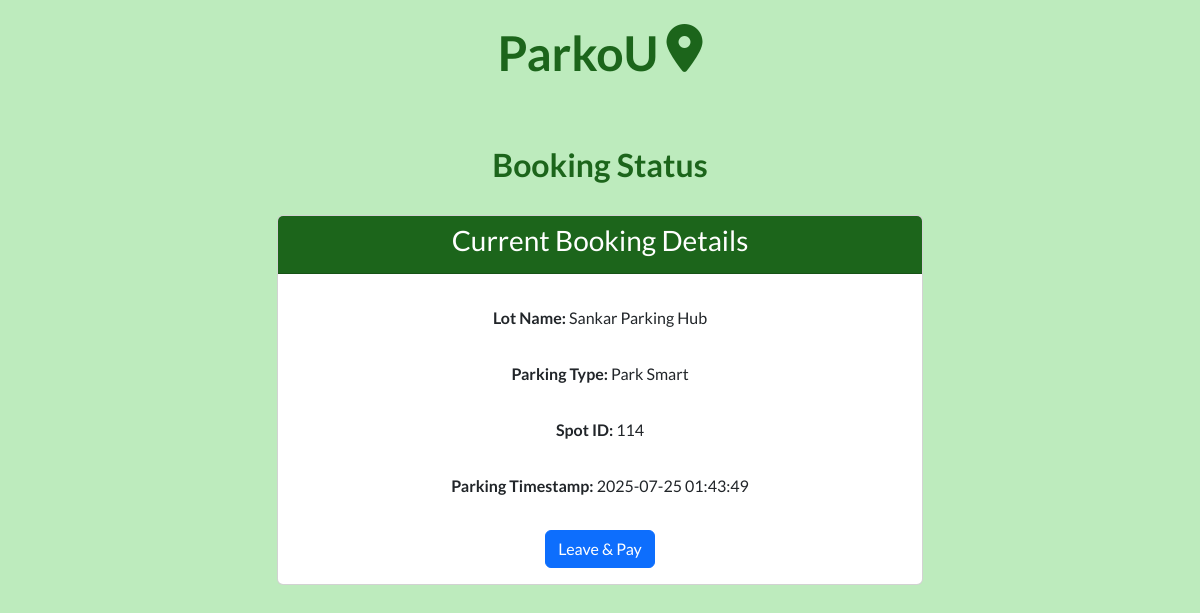
Screenshot of /booking/status/5 (signed in) with the database file from the repository.
### models/models.py (models this page shows)
class ParkingLot(db.Model):
    __tablename__ = "parkinglot"
    id = db.Column(db.Integer, primary_key = True)
    lotName = db.Column(db.String(128), nullable = False)
    locationName = db.Column(db.String(128))
    address = db.Column(db.String(512), unique = True, nullable = False)
    pincode = db.Column(db.String(128), unique = True, nullable = False)
    parkLiteCount = db.Column(db.Integer)
    parkSmartCount = db.Column(db.Integer)
    parkProCount = db.Column(db.Integer)
    ratings = db.Column(db.Numeric(3,1), default = 0.0, nullable = False)
    parkingspot = db.relationship('ParkingSpot', cascade = "all, delete", passive_deletes = True, back_populates = 'parkinglot')

class Reservation(db.Model):
    __tablename__ = "reservation"
    id = db.Column(db.Integer, primary_key = True)
    spotId = db.Column(db.Integer, db.ForeignKey("parkingspot.id", ondelete = "CASCADE"), nullable = False)
    userId = db.Column(db.Integer, db.ForeignKey("user.id", ondelete = "CASCADE"),  nullable = False)
    parkingType = db.Column(db.Integer, nullable = False)
    parkingTimestamp = db.Column(db.String(128))
    leavingTimestamp = db.Column(db.String(128))
    parkingCost = db.Column(db.Integer)
    ratings = db.Column(db.Integer)
    user = db.relationship('User', back_populates='reservation')
    parkingspot = db.relationship('ParkingSpot', back_populates='reservation')

### controllers/routes.py (the view, shortened to what this page needs)
@app.route('/booking/status/<int:reservation_id>', methods = ['GET', 'POST'])
@auth_required
def booking_status(reservation_id):
    reservation = Reservation.query.get_or_404(reservation_id)
    if request.method == 'GET':
        if reservation.parkingType == 1:
                reservation.parkingTypeName = "Park Lite"
        elif reservation.parkingType == 2:
            reservation.parkingTypeName = "Park Smart"
        elif reservation.parkingType == 3:
            reservation.parkingTypeName = "Park Pro"
        else:
            reservation.parkingTypeName = "Unknown"
        return render_template('/after_login_part/user_side/booking_status.html', reservation=reservation )

### controllers/routes.py (called while the page is built)
def auth_required(func):
    @wraps(func)
    def inner(*args,**kwargs):
        if 'user_id' not in session:
            flash("Please log in to continue")
            return redirect(url_for('login_page'))
        return func(*args,**kwargs)
    return inner

### templates/after_login_part/user_side/booking_status.html (shortened to what this page needs)
{% extends 'base.html' %}
{% block stylesheet %}
<link rel="stylesheet" href="/static/css/after_login/user_side/booking_status.css">
{% endblock %}
{% block content %}
<header>
    <div class="brand-heading">
        <h1>ParkoU</h1>
        <i class="fa-solid fa-location-dot"></i>
    </div>
</header>
<main>
    <div class="container">
        <h4 id="page-heading">Booking Status</h4>
        <div class="card-container">
            <div class="card">
                <div class="card-header">
                    <h3>Current Booking Details</h3>
                </div>
                <div class="card-body">
                    <div class="reservation-details">
                        <p><strong>Lot Name:</strong> {{ reservation.parkingspot.parkinglot.lotName }}</p>
                    </div>
                    <div class="reservation-details">
                        <p><strong>Parking Type:</strong> {{ reservation.parkingTypeName }}</p>
                    </div>
                    <div class="reservation-details">
                        <p><strong>Spot ID:</strong> {{ reservation.spotId }}</p>
                    </div>
                    <div class="reservation-details">
                        <p><strong>Parking Timestamp:</strong> {{ reservation.parkingTimestamp }}</p>
                    </div>
                    <div class="reservation-details">
                        <form action="{{ url_for('booking_status', reservation_id=reservation.id) }}" method="post" onsubmit="return confirm('Are you leaving?');">
                            <button type="submit" class="btn btn-primary">Leave & Pay</button>
                        </form>
                    </div>
                </div>
            </div>
        </div>
    </div>
</main>
{% endblock %}

### static/css/after_login/user_side/booking_status.css (style rules this page uses)
:root { --primary-color: #6366f1; --accent-color: #3f83f8; --text-color: #333; --link-color: #fff; --background-color: rgb(189, 235, 189); --light-grey: #f0f0f0; --grey: #808080; --dark-grey: #555; }
* { margin: 0; padding: 0; box-sizing: border-box; font-family: "Lato", sans-serif; text-decoration: none; }
body { height: 35rem; background-color: rgb(189, 235, 189); }
.brand-heading { margin: 2vw auto; color: #1C651B; font-size: 3rem; display: flex; justify-content: center; align-items: flex-start; flex-wrap: nowrap; gap: 0.5rem; }
.brand-heading h1 { color: #1C651B; font-size: 3rem; font-weight: 600; }
.container { display: flex; flex-direction: column; align-items: center; justify-content: center; height: 100%; padding: 2rem; }
#page-heading { color: #1C651B; font-weight: 600; text-align: center; margin-bottom: 1rem; font-size: 2rem; }
.card-container { display: flex; flex-direction: column; align-items: center; justify-content: center; gap: 1rem; height: 50vh; width: 60%; }
.card { width: 100%; display: flex; flex-direction: column; align-items: center; justify-content: center; gap: 1rem; }
.card-header { width: 100%; text-align: center; background-color: #1C651B; color: #fff; }
.card-body { text-align: center; display: flex; flex-direction: column; align-items: center; justify-content: center; gap: 1rem; }

### rows the page displays
ParkingLot: parkingspot.parkinglot.lotName "Sankar Parking Hub"
Reservation: spotId "114", parkingTimestamp "2025-07-25 01:43:49"

### other values shown
{{ reservation.parkingTypeName }} "Park Smart"
